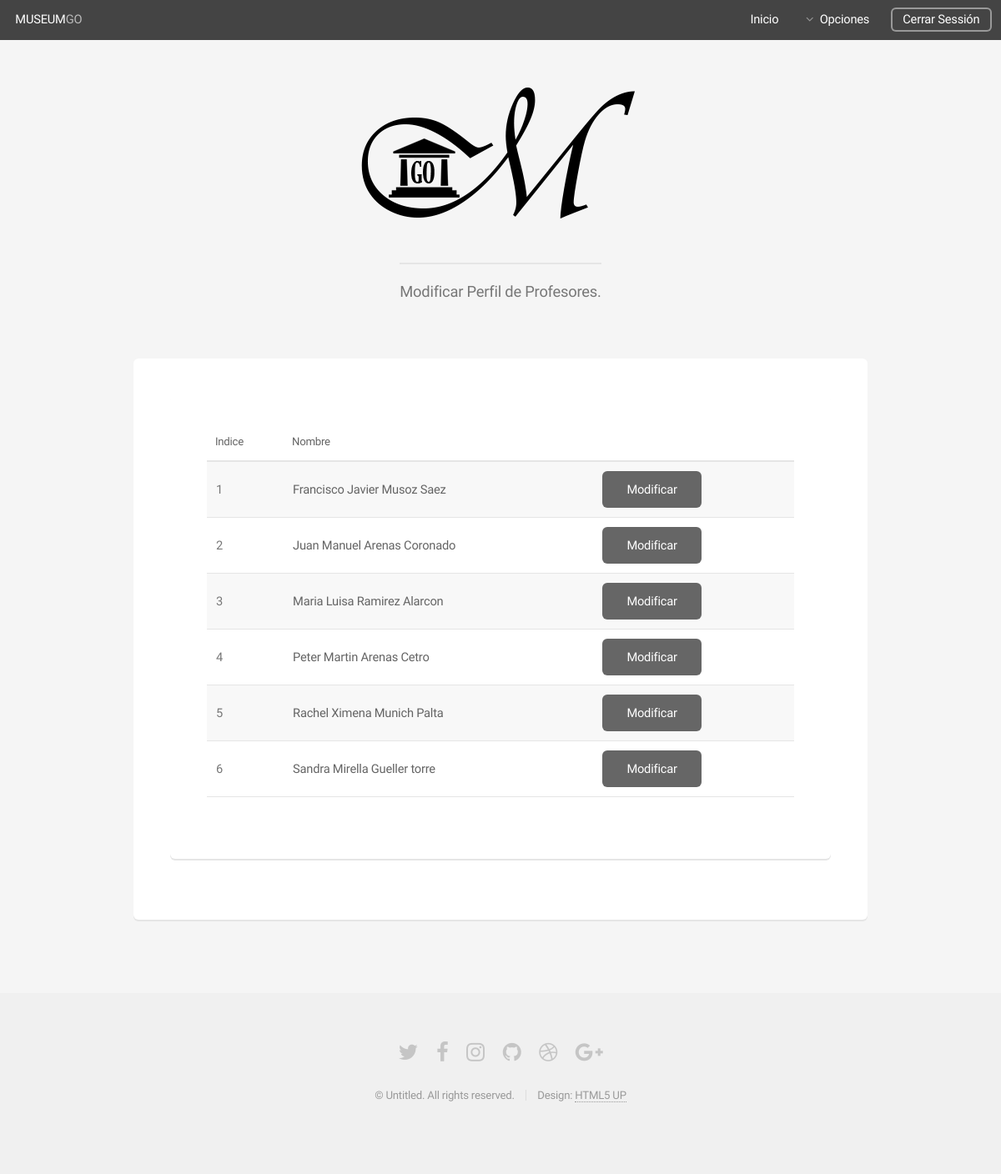
The page /modifyAdmin_teacher.php (signed in) on the database as committed earlier.
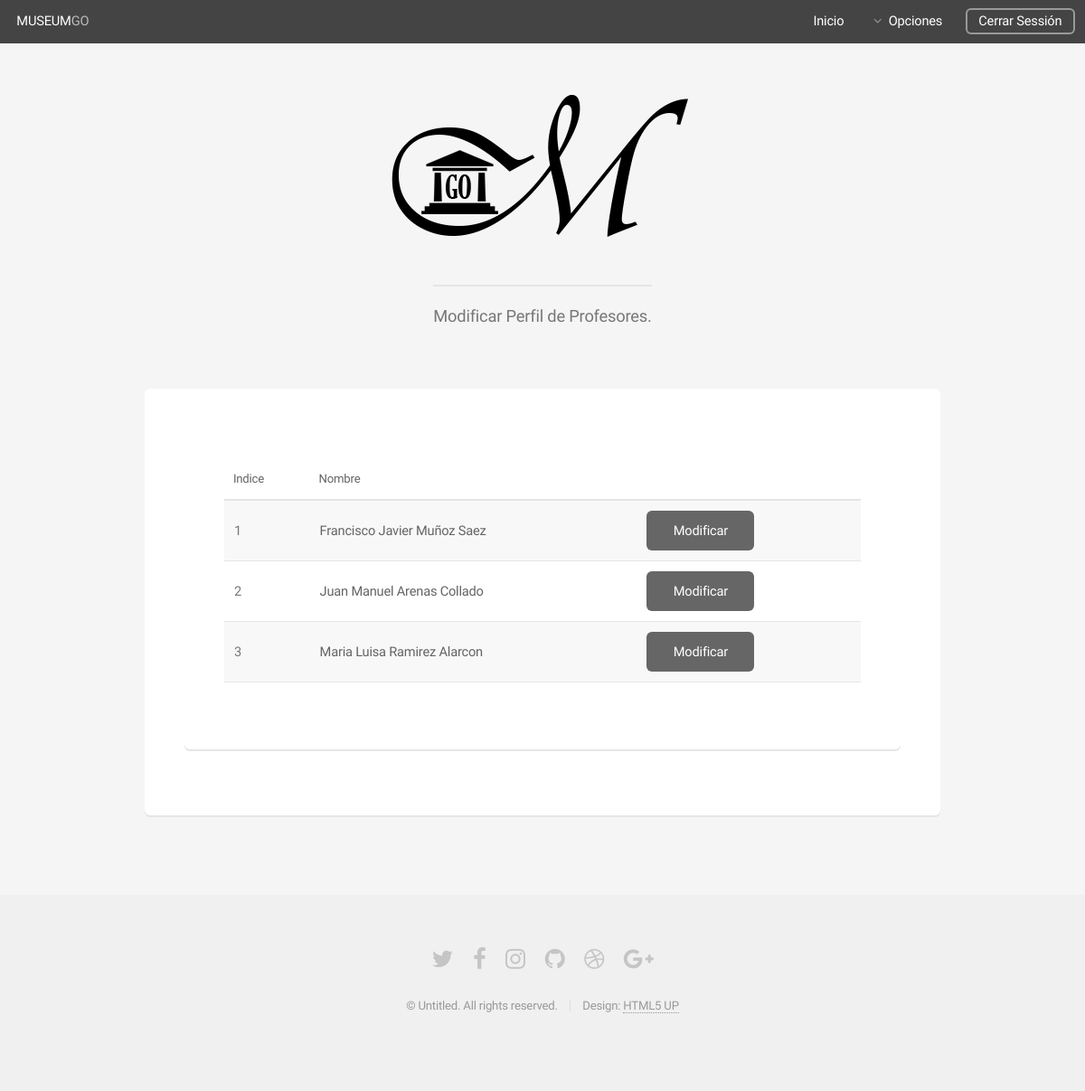
The same page on the database as committed later.
### tables this page shows
CREATE TABLE `profesor` (
  `id` int(100) NOT NULL,
  `usuario` varchar(200) NOT NULL,
  `contrasenia` varchar(200) NOT NULL,
  `nombre` varchar(200) NOT NULL,
  `apellidos` varchar(200) NOT NULL
);

### modifyAdmin_teacher.php (the view, shortened to what this page needs)
<!DOCTYPE HTML>
<?php
$host_db = "localhost";
$user_db = "root";
$db_name = "museo";
if(!empty($_SESSION['pass']) && !empty($_SESSION['user'])){
	$conexion = new mysqli($host_db, $user_db,"", $db_name);
}else{
}
?>
<html>
	<head>
		<link rel="stylesheet" href="assets/css/main.css" />
	</head>
	<body class="is-preload">
		<div id="page-wrapper">
				<header id="header">
				<?php
					if(!empty($_SESSION['firt_name'])){
						echo " <h1> ".strtoupper($_SESSION['firt_name'])." &nbsp<a href='#'>".strtoupper($_SESSION['f_last_name'])."</a></h1>";
					}else{
						echo"<h1><a href='#'>MUSEUM</a>GO</h1>";
					}
					?>
					<nav id="nav">
						<ul>
							<li><a href="my_admin_profile.php">Inicio</a></li>
							<li>
								<a href="#" class="icon fa-angle-down">Opciones</a>
							</li>
							<li><a href="index_user.php" class="button">Cerrar Sessión</a></li>
						</ul>
					</nav>
				</header>
				<section id="main" class="container">
					<header>
						<h2><img src="images/LOGO/LOGO.png"/></h2>
						<p>Modificar Perfil de Profesores.</p>
					</header>
					<div class="row">
						<div class="col-12">
								<section class="box">
									<div class="row">
						<div class="col-12">
								<section class="box">
									<div >
										<table >
											<thead>
												<tr>
													<th>Indice</th>
													<th>Nombre</th>
													<th>&nbsp;</th>
												</tr>
											</thead>
											<tbody>
											<?php
												$index = 1;
												$result = $conexion->query("SELECT * FROM profesor");
												$count = mysqli_num_rows($result);
												if($count != 0){
												while($row = $result->fetch_assoc()){
													echo "<tr>";
													echo "<td>".$index."</td>";
													echo "<td><b>".$row["nombre"]." ".$row['apellidos']."</b></td>";
													echo "<td>";
													echo "<a href='user_teacher.php?id=".$row['id']."' ><input type='button' value ='Modificar' name='boton' /></a>";
													echo"</td>";
													echo "</tr>";
													$index++;
												}
												}
												?>
											</tbody>
										</table>
									</div>
								</section>
						</div>
					</div>
								</section>
						</div>
					</div>
				</section>
				<footer id="footer">
					<ul class="icons">
						<li><a href="#" class="icon fa-twitter"><span class="label">Twitter</span></a></li>
						<li><a href="#" class="icon fa-facebook"><span class="label">Facebook</span></a></li>
						<li><a href="#" class="icon fa-instagram"><span class="label">Instagram</span></a></li>
						<li><a href="#" class="icon fa-github"><span class="label">Github</span></a></li>
						<li><a href="#" class="icon fa-dribbble"><span class="label">Dribbble</span></a></li>
						<li><a href="#" class="icon fa-google-plus"><span class="label">Google+</span></a></li>
					</ul>
					<ul class="copyright">
						<li>&copy; Untitled. All rights reserved.</li><li>Design: <a href="http://html5up.net">HTML5 UP</a></li>
					</ul>
				</footer>
		</div>
	</body>
</html>

Rows that differ between the two databases and show on the page:
removed profesor: nombre "Peter Martin", apellidos "Arenas Cetro"
removed profesor: nombre "Rachel Ximena", apellidos "Munich Palta"
removed profesor: nombre "Sandra Mirella", apellidos "Gueller torre"
changed profesor "Francisco Javier": apellidos "Musoz Saez" → "Muñoz Saez"
changed profesor "Juan Manuel": apellidos "Arenas Coronado" → "Arenas Collado"
